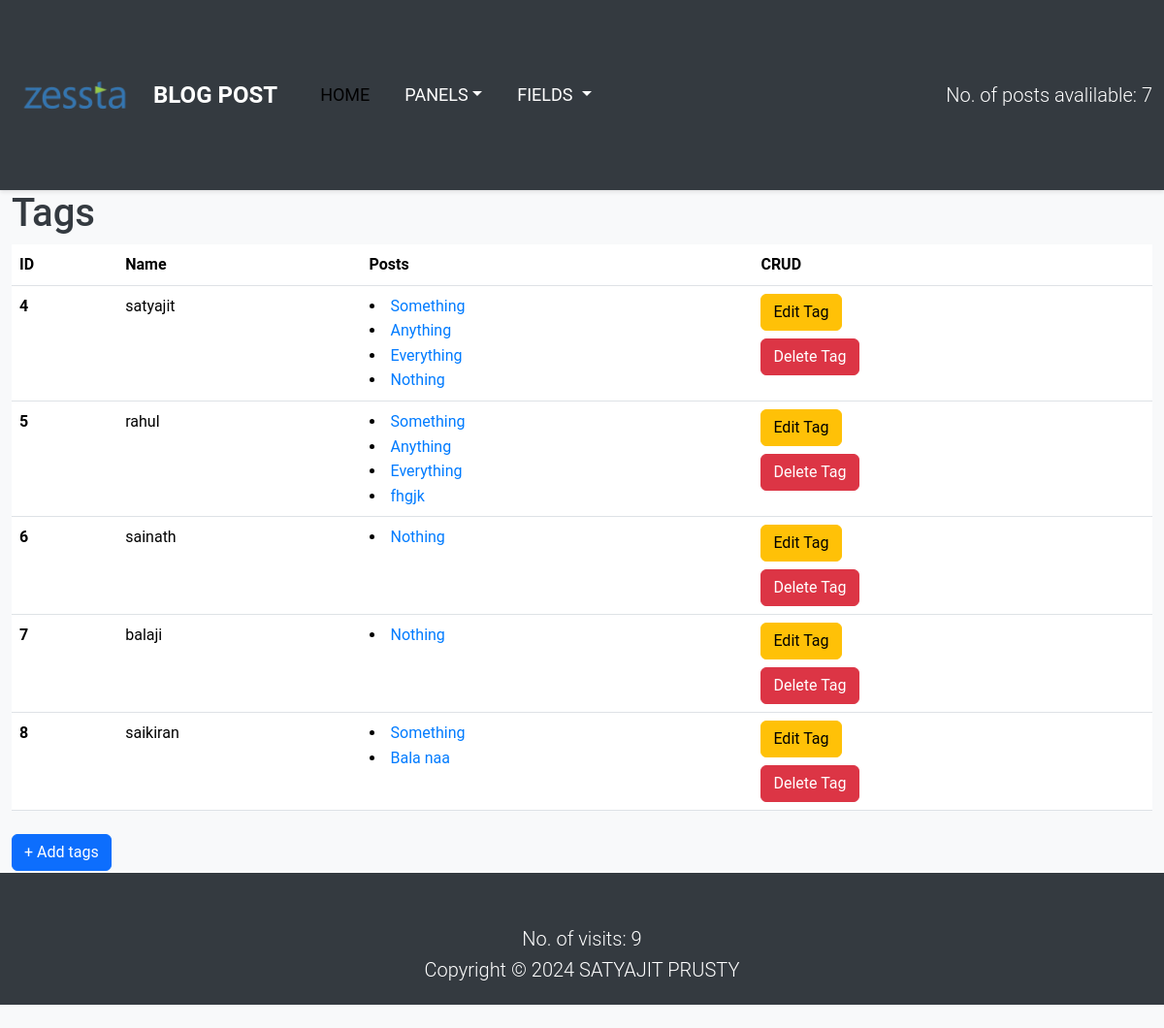
The app's page /tag/ with its own data.
### blogging/models.py (models this page shows, shortened)
class Tagging(models.Model):
    name = models.CharField(max_length=50)
    posts = models.ManyToManyField(Post, related_name='tags_posts',null = True, blank=True)

class Post(models.Model):
    title = models.CharField(max_length=50)
    content = models.TextField()
    author = models.ForeignKey(User, on_delete=models.CASCADE)
    date = models.DateField(default = datetime.now().date())
    tags = models.ManyToManyField('Tagging', related_name='posts_tags', null = True, blank=True)
    comments = models.ManyToManyField('Comment', related_name = 'post_comments', null = True, blank = True)
    tags_count = models.IntegerField(default = 0, null = True, blank = True)
    image = models.ImageField(upload_to='images/',null=True,blank=True)
    def __str__(self):
        return self.title

### blogging/views.py (the view)
# urls.py: path('tag/', views.view_tags, name = "view_tags"),
def view_tags(request):
    tags = Tagging.objects.all()
    return render(request, 'tags_view.html', {'tags': tags})

### blogging/templates/tags_view.html (shortened to what this page needs)
{% extends 'base.html' %}
{% block content %}
<h1>Tags</h1>
    <table class="table table-hover">
        <thead>
            <tr>
                <th scope="col">ID</th>
                <th scope="col">Name</th>
                <th scope="col">Posts</th>
                <th scope="col">CRUD</th>
            </tr>
        </thead>
        <tbody>
            {%for tag in tags%}
            <tr>
                <th scope="row">{{tag.id}}</th>
                <td>{{tag.name}}</td>
                <td>
                    {% for post in tag.posts.all %}
                        <li><a href="/post/{{post.id}}">{{post}}</a></li>
                    {% endfor %}
                </td>
                <td>
                    <a href="{{tag.id}}/verification" class="btn btn-warning">Edit Tag</a><br>
                    <a href="{{tag.id}}/delete" class="btn btn-danger mt-2">Delete Tag</a>
                </td>
            </tr>
            {%endfor%}
        </tbody>
    </table>
    <a href="verification" class="btn btn-primary mt-2">+ Add tags</a>
{% endblock %}

### blogging/static/style.css (style rules this page uses)
body { font-family: 'Roboto', sans-serif; background-color: #f8f9fa; color: #343a40; margin: 0; padding: 0; line-height: 1.6; }
a { color: #007bff; text-decoration: none; transition: color 0.3s ease; }

### records on screen
Tagging: id "4", name "satyajit"
Post: title "Something"
Post: title "Anything"
Post: title "Everything"
Post: title "Nothing"
Tagging: id "5", name "rahul"
Post: title "fhgjk"
Tagging: id "6", name "sainath"
Tagging: id "7", name "balaji"
Tagging: id "8", name "saikiran"
Post: title "Bala naa"

### other values on screen
{{ no_of_posts }} "7"
{{ visits }} "9"
